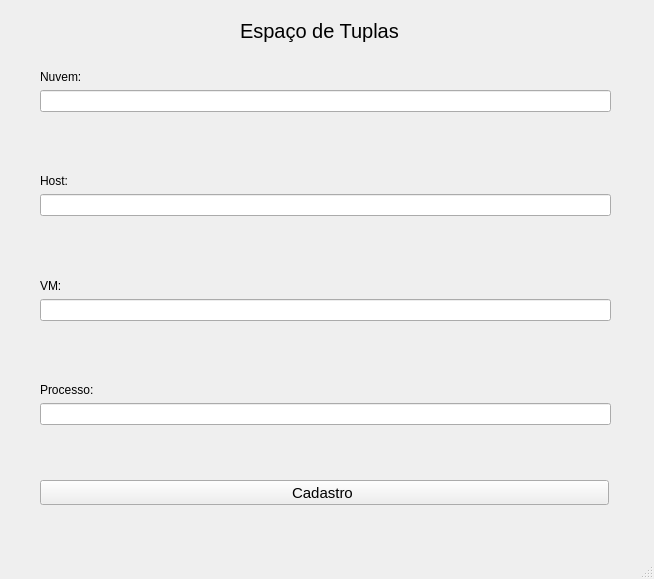
<?xml version="1.0" encoding="UTF-8"?>
<ui version="4.0">
 <class>MainWindow</class>
 <widget class="QMainWindow" name="MainWindow">
  <property name="geometry">
   <rect>
    <x>0</x>
    <y>0</y>
    <width>654</width>
    <height>579</height>
   </rect>
  </property>
  <property name="windowTitle">
   <string>MainWindow</string>
  </property>
  <widget class="QWidget" name="centralwidget">
   <widget class="QLabel" name="label">
    <property name="geometry">
     <rect>
      <x>240</x>
      <y>10</y>
      <width>161</width>
      <height>41</height>
     </rect>
    </property>
    <property name="font">
     <font>
      <pointsize>15</pointsize>
     </font>
    </property>
    <property name="text">
     <string>Espaço de Tuplas</string>
    </property>
   </widget>
   <widget class="QPushButton" name="pushButton">
    <property name="geometry">
     <rect>
      <x>40</x>
      <y>480</y>
      <width>569</width>
      <height>25</height>
     </rect>
    </property>
    <property name="font">
     <font>
      <pointsize>11</pointsize>
     </font>
    </property>
    <property name="text">
     <string>Cadastro </string>
    </property>
   </widget>
   <widget class="QWidget" name="">
    <property name="geometry">
     <rect>
      <x>40</x>
      <y>70</y>
      <width>571</width>
      <height>411</height>
     </rect>
    </property>
    <layout class="QVBoxLayout" name="verticalLayout">
     <item>
      <widget class="QLabel" name="label_2">
       <property name="text">
        <string>Nuvem:</string>
       </property>
      </widget>
     </item>
     <item>
      <widget class="QLineEdit" name="lineEdit"/>
     </item>
     <item>
      <spacer name="verticalSpacer_4">
       <property name="orientation">
        <enum>Qt::Vertical</enum>
       </property>
       <property name="sizeHint" stdset="0">
        <size>
         <width>20</width>
         <height>40</height>
        </size>
       </property>
      </spacer>
     </item>
     <item>
      <widget class="QLabel" name="label_3">
       <property name="text">
        <string>Host:</string>
       </property>
      </widget>
     </item>
     <item>
      <widget class="QLineEdit" name="lineEdit_2"/>
     </item>
     <item>
      <spacer name="verticalSpacer_3">
       <property name="orientation">
        <enum>Qt::Vertical</enum>
       </property>
       <property name="sizeHint" stdset="0">
        <size>
         <width>20</width>
         <height>40</height>
        </size>
       </property>
      </spacer>
     </item>
     <item>
      <widget class="QLabel" name="label_4">
       <property name="text">
        <string>VM:</string>
       </property>
      </widget>
     </item>
     <item>
      <widget class="QLineEdit" name="lineEdit_3"/>
     </item>
     <item>
      <spacer name="verticalSpacer_2">
       <property name="orientation">
        <enum>Qt::Vertical</enum>
       </property>
       <property name="sizeHint" stdset="0">
        <size>
         <width>20</width>
         <height>40</height>
        </size>
       </property>
      </spacer>
     </item>
     <item>
      <widget class="QLabel" name="label_5">
       <property name="text">
        <string>Processo:</string>
       </property>
      </widget>
     </item>
     <item>
      <widget class="QLineEdit" name="lineEdit_4"/>
     </item>
     <item>
      <spacer name="verticalSpacer">
       <property name="orientation">
        <enum>Qt::Vertical</enum>
       </property>
       <property name="sizeHint" stdset="0">
        <size>
         <width>20</width>
         <height>40</height>
        </size>
       </property>
      </spacer>
     </item>
    </layout>
   </widget>
  </widget>
  <widget class="QMenuBar" name="menubar">
   <property name="geometry">
    <rect>
     <x>0</x>
     <y>0</y>
     <width>654</width>
     <height>22</height>
    </rect>
   </property>
  </widget>
  <widget class="QStatusBar" name="statusbar"/>
 </widget>
 <resources/>
 <connections/>
</ui>
